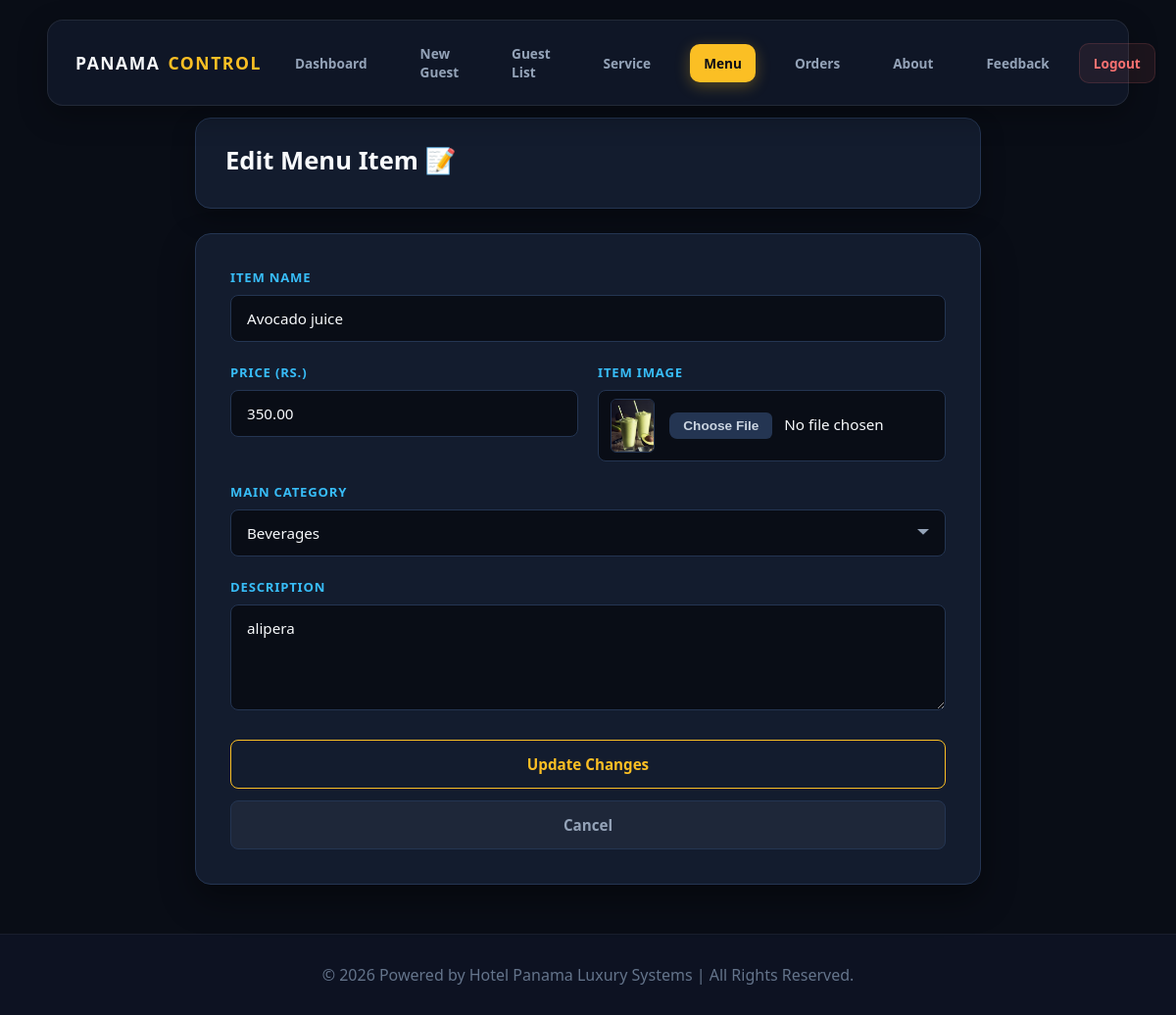
The app's page /edit_item.php?id=10 with its own data.
### tables this page shows
CREATE TABLE `menu_items` (
  `id` int(11) NOT NULL,
  `item_name` varchar(100) DEFAULT NULL,
  `description` text DEFAULT NULL,
  `price` decimal(10,2) DEFAULT NULL,
  `image_path` varchar(255) DEFAULT NULL,
  `category` enum('food','beverages','snacks','service') NOT NULL,
  `is_available` tinyint(1) DEFAULT 1,
  `sub_category` enum('breakfast','lunch','dinner','none') DEFAULT 'none'
);

### edit_item.php (the view, shortened to what this page needs)
<?php
include 'db_connection.php';
if(isset($_GET['id'])){
    $id = intval($_GET['id']);
    $res = $conn->query("SELECT * FROM menu_items WHERE id=$id");
    $item = $res->fetch_assoc();
}
?>
<!DOCTYPE html>
<html lang="si">
<head>
    <link rel="stylesheet" href="style.css">
</head>
<body>
    <header class="admin-navbar">
        <div class="logo">PANAMA <span>CONTROL</span></div>
        <nav class="admin-nav-links">
            <a href="admin_home.php">Dashboard</a>
            <a href="register_customer.php">New Guest</a>
            <a href="customer_details.php">Guest List</a>
            <a href="kitchen_orders.php">Service</a>
            <a href="manage_items.php" class="active">Menu</a>
            <a href="manage_orders.php">Orders</a>
            <a href="admin_about.php">About</a>
            <a href="manage_feedback.php">Feedback</a>
            <a href="admin_logout.php" class="logout-btn">Logout</a>
        </nav>
    </header>
<div class="container">
    <div class="header">
        <h1>Edit Menu Item 📝</h1>
    </div>
    <div class="form-card">
        <form action="edit_item.php?id=<?php echo $id; ?>" method="POST" enctype="multipart/form-data">
            <div class="form-group">
                <label class="form-label">Item Name</label>
                <input type="text" name="item_name" value="<?php echo htmlspecialchars($item['item_name']); ?>" class="form-control" required>
            </div>
            <div class="form-row">
                <div class="form-col form-group">
                    <label class="form-label">Price (Rs.)</label>
                    <input type="number" name="price" step="0.01" value="<?php echo htmlspecialchars($item['price']); ?>" class="form-control" required>
                </div>
                <div class="form-col form-group">
                    <label class="form-label">Item Image</label>
                    <div class="preview-container">
                        <?php if(!empty($item['image_path'])): ?>
                            <img src="uploads/<?php echo htmlspecialchars($item['image_path']); ?>" width="55" height="55" class="current-img" alt="current item">
                        <?php endif; ?>
                        <input type="file" name="item_image" class="form-control">
                    </div>
                </div>
            </div>
            <div class="form-row">
                <div class="form-col form-group">
                    <label class="form-label">Main Category</label>
                    <select name="category" class="form-control" id="main_category" onchange="toggleSub()">
                        <option value="beverages" <?php if($item['category']=='beverages') echo 'selected'; ?>>Beverages</option>
                    </select>
                </div>
            </div>
            <div class="form-group">
                <label class="form-label">Description</label>
                <textarea name="description" class="form-control" rows="4"><?php echo htmlspecialchars($item['description']); ?></textarea>
            </div>
            <div class="btn-container">
                <button type="submit" name="update" class="btn btn-primary">Update Changes</button>
                <a href="manage_items.php" class="btn btn-secondary">Cancel</a>
            </div>
        </form>
    </div>
</div>
</body>
<footer style="background: rgba(15, 23, 42, 0.6); border-top: 1px solid rgba(255,255,255,0.05); color: #64748b; text-align: center; padding: 30px; margin-top: 50px;">
    <p>&copy; 2026 Powered by Hotel Panama Luxury Systems | All Rights Reserved.</p>
</footer>
</html>

### style.css (style rules this page uses)
* { margin: 0; padding: 0; box-sizing: border-box; font-family: 'Segoe UI', sans-serif; }
body { background-color: #f4f7f6; }
.admin-navbar { background-color: #1a1a1a; padding: 15px 50px; display: flex; justify-content: space-between; align-items: center; color: white; }
.admin-nav-links a { color: #bdc3c7; text-decoration: none; margin-left: 20px; font-weight: 500; transition: 0.3s; }

### edit_item.php (style rules this page uses)
:root { --primary-bg: #090d16; --card-bg: #131c2e; --border-color: #243552; --text-main: #f8fafc; --text-muted: #94a3b8; --accent-blue: #38bdf8; --accent-purple: #a855f7; --accent-gold: #fbbf24; --success-green: #10b981; --danger-red: #f87171; --input-focus: #1e293b; --nav-bg: rgba(19, 28, 46, 0.7); }
body { background: var(--primary-bg); font-family: 'Segoe UI', Roboto, sans-serif; color: var(--text-main); margin: 0; padding: 0; }
.admin-navbar { position: fixed; top: 20px; left: 50%; transform: translateX(-50%); width: 92%; max-width: 1300px; z-index: 1000; background: var(--nav-bg); backdrop-filter: blur(16px); -webkit-backdrop-filter: blur(16px); border: 1px solid rgba(255, 255, 255, 0.08); border-radius: 16px; box-shadow: 0 10px 30px rgba(0, 0, 0, 0.3); display: flex; justify-content: space-between; align-items: center; padding: 14px 28px; box-sizing: border-box; transition: all 0.3s cubic-bezier(0.4, 0, 0.2, 1); }
.admin-navbar .logo { font-size: 1.1rem; font-weight: 800; letter-spacing: 1.5px; color: var(--text-main); display: flex; align-items: center; gap: 8px; }
.admin-navbar .logo span { color: var(--accent-gold); }
.admin-nav-links { display: flex; gap: 6px; align-items: center; }
.admin-nav-links a { color: var(--text-muted); text-decoration: none; font-size: 0.85rem; font-weight: 600; padding: 10px 14px; border-radius: 10px; transition: all 0.2s ease; }
.admin-nav-links a.active { color: #090d16; background: var(--accent-gold); font-weight: 700; box-shadow: 0 4px 15px rgba(251, 191, 36, 0.3); }
.admin-nav-links a.logout-btn { color: var(--danger-red); background: rgba(248, 113, 113, 0.08); margin-left: 10px; border: 1px solid rgba(248, 113, 113, 0.15); }
.container { width: 100%; max-width: 850px; margin: 120px auto 50px; padding: 0 24px; box-sizing: border-box; }
.header { background: var(--card-bg); color: var(--text-main); padding: 25px 30px; border-radius: 16px; margin-bottom: 25px; border: 1px solid var(--border-color); box-shadow: 0 10px 25px rgba(0, 0, 0, 0.3); }
.header h1 { margin: 0; font-size: 1.6rem; font-weight: 700; }
.form-card { background: var(--card-bg); padding: 35px; border-radius: 16px; box-shadow: 0 15px 35px rgba(0, 0, 0, 0.4); border: 1px solid var(--border-color); }
.form-group { margin-bottom: 22px; }
.form-row { display: flex; gap: 20px; }
.form-col { flex: 1; }
.form-label { display: block; font-size: 0.82rem; color: var(--accent-blue); font-weight: 700; text-transform: uppercase; margin-bottom: 9px; letter-spacing: 0.8px; }
.form-control { width: 100%; padding: 13px 16px; background: #090d16; border: 1px solid var(--border-color); border-radius: 8px; font-size: 0.95rem; color: var(--text-main); outline: none; transition: 0.3s cubic-bezier(0.4, 0, 0.2, 1); box-sizing: border-box; }
textarea.form-control { resize: vertical; font-family: inherit; }
select.form-control { cursor: pointer; appearance: none; background-repeat: no-repeat; background-position: right 16px center; background-size: 12px; padding-right: 40px; }
.preview-container { display: flex; align-items: center; gap: 15px; background: #090d16; padding: 8px 12px; border-radius: 8px; border: 1px solid var(--border-color); }
.current-img { border-radius: 6px; border: 1px solid var(--border-color); object-fit: cover; }
.preview-container input[type="file"] { border: none; padding: 0; background: transparent; }
.btn-container { display: flex; flex-direction: column; gap: 12px; margin-top: 25px; }
.btn { padding: 14px; border-radius: 8px; text-decoration: none; font-weight: 700; font-size: 0.95rem; border: none; cursor: pointer; display: block; width: 100%; text-align: center; transition: 0.3s ease; box-sizing: border-box; }
.btn-primary { background: transparent; color: var(--accent-gold); border: 1px solid var(--accent-gold); }
.btn-secondary { background: rgba(148, 163, 184, 0.08); color: var(--text-muted); border: 1px solid var(--border-color); }

### records on screen
menu_items: item_name "Avocado juice", price "350.00", image_path (picture), category "Beverages", description "alipera"
